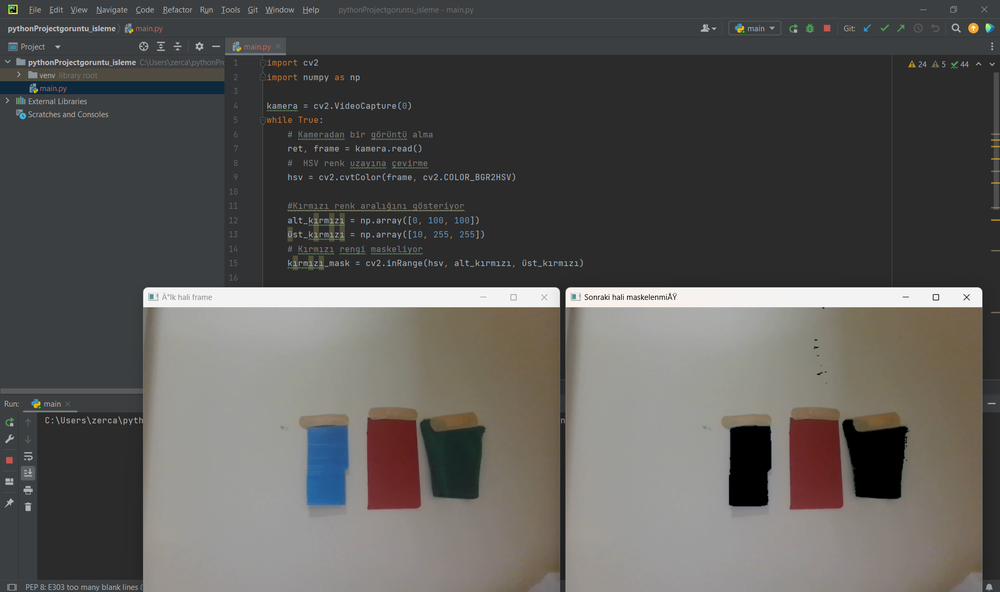
#> input picture ödev2_sonucekrangörüntüsü.png, 1000 x 592 px, shrunk from 1920 x 1137 before the run, given in place of the camera
$ python odev_2.py
#> lines starting #> are read from the running program, lines starting #| are printed output that depends on the picture; after the words box and inside, x2 and y2 are one past the last pixel; in counts of white or black regions, pixels touching at a corner belong together
# -*- coding: utf-8 -*-
"""odev_2

Automatically generated by Colaboratory.

Original file is located at
    https://colab.research.google.com/drive/18R6J2Pv6SYTiU6rtFijL9GQ-KGoJBlq_
"""

import cv2
import numpy as np

kamera = cv2.VideoCapture(0)
while True:
    # Kameradan bir görüntü alma
    ret, frame = kamera.read()
#> frame is the input picture: shape (592, 1000, 3); mean B, G, R 86.1, 88.5, 90
    #  HSV renk uzayına çevirme
    hsv = cv2.cvtColor(frame, cv2.COLOR_BGR2HSV)
#> hsv: shape (592, 1000, 3); mean H, S, V 37.1, 21.2, 92.5

    #Kırmızı renk aralığını gösteriyor
    alt_kırmızı = np.array([0, 100, 100])
    üst_kırmızı = np.array([10, 255, 255])
    # Kırmızı rengi maskeliyor
    kırmızı_mask = cv2.inRange(hsv, alt_kırmızı, üst_kırmızı)
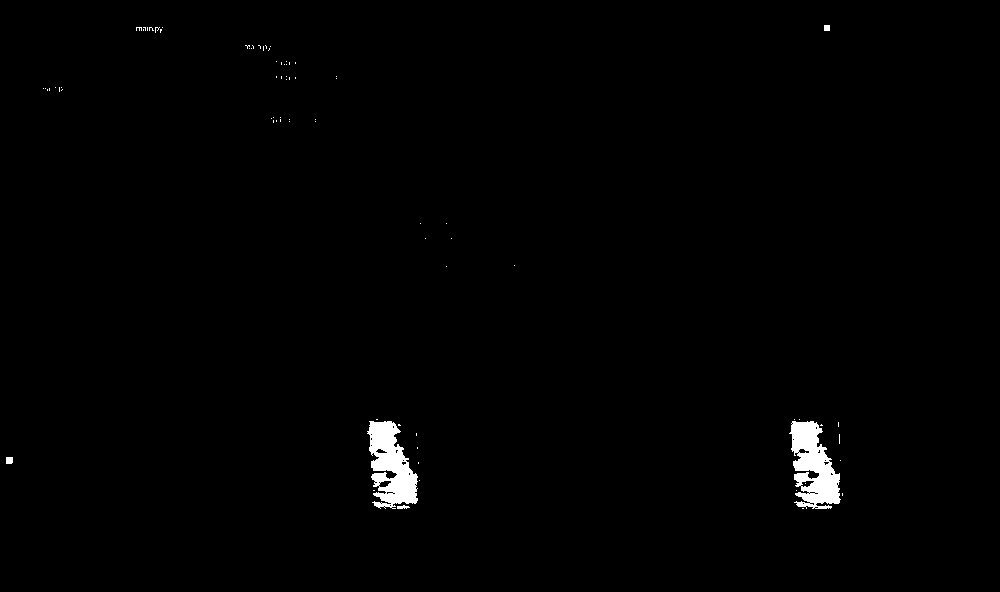
#> kırmızı_mask: shape (592, 1000); 0.98% white; 78 white regions (73 under 20 px), largest, box (x1, y1, x2, y2) and area: (789, 421, 841, 509) 2765, (367, 421, 418, 509) 2707, (6, 457, 13, 464) 48, (824, 25, 830, 31) 36, (397, 505, 410, 509) 35

    #Yeşil renk aralığını gösteriyor
    alt_yesil = np.array([30, 30, 30])
    üst_yesil = np.array([100, 255, 255])
    # Yeşil rengi maskeliyor
    yesil_mask = cv2.inRange(hsv, alt_yesil, üst_yesil)
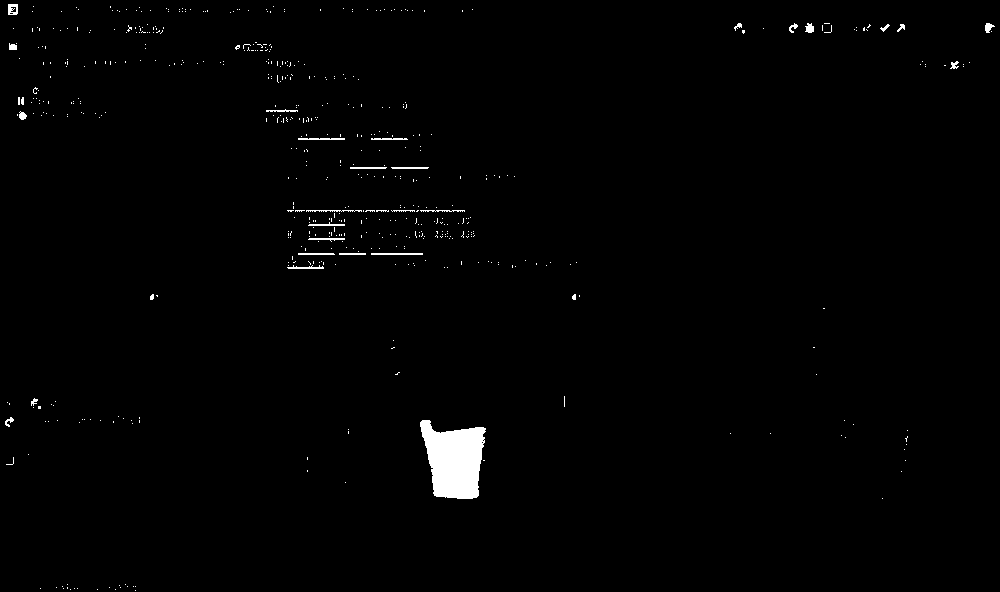
#> yesil_mask: shape (592, 1000); 1.1% white; 554 white regions (524 under 20 px), largest, box (x1, y1, x2, y2) and area: (420, 420, 486, 499) 3662, (371, 253, 423, 255) 104, (298, 138, 345, 140) 91

    #Mavi renk aralığını gösteriyor
    alt_mavi = np.array([90, 50, 50])
    üst_mavi = np.array([120, 255, 255])
    # Mavi rengi maskeliyor
    mavi_mask = cv2.inRange(hsv, alt_mavi, üst_mavi)
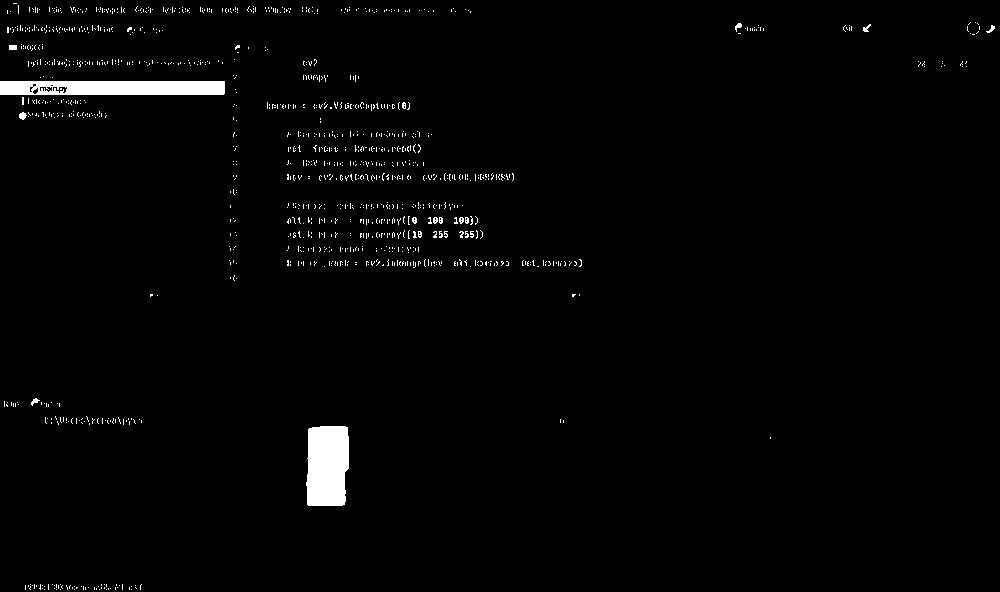
#> mavi_mask: shape (592, 1000); 1.7% white; 1155 white regions (1140 under 20 px), largest, box (x1, y1, x2, y2) and area: (306, 426, 349, 506) 3153, (0, 81, 225, 95) 3035, (19, 112, 27, 120) 44


    # yeşil,mavi rengi siyahlaştırma yapılıyor.
    result_frame = cv2.bitwise_and(frame, frame, mask=~(yesil_mask | mavi_mask))
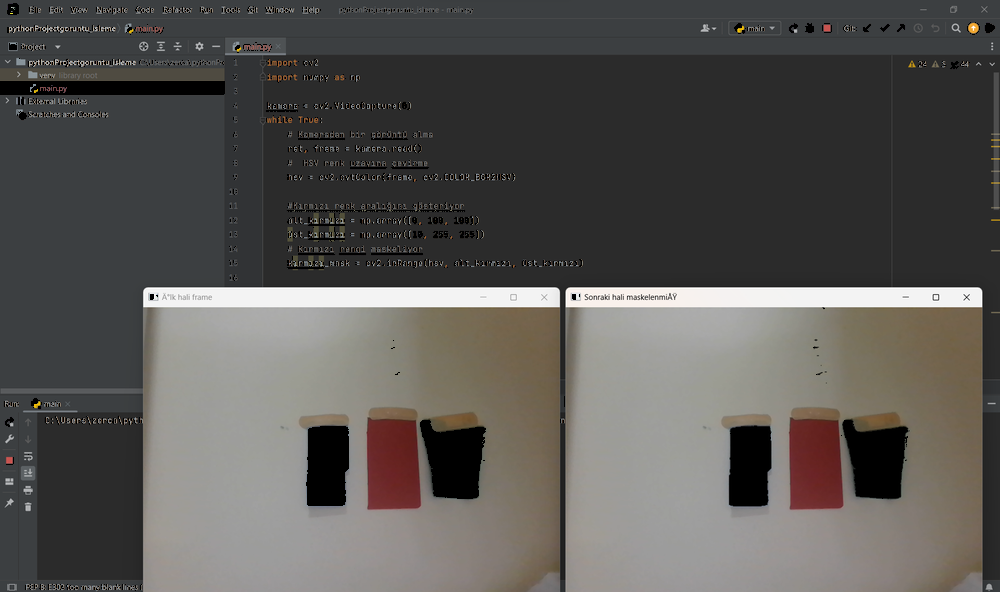
#> result_frame: shape (592, 1000, 3); mean B, G, R 83.7, 86.5, 88.8

    # görüntünün ilk halini gösteriyor.
    cv2.imshow("İlk hali frame", frame)
    # görüntünün son halini gösteriyor.
    cv2.imshow("Sonraki hali maskelenmiş", result_frame)


    if cv2.waitKey(1) & 0xFF == ord("q"):
#> (key q is pressed here)
        break

kamera.release()
cv2.destroyAllWindows()
